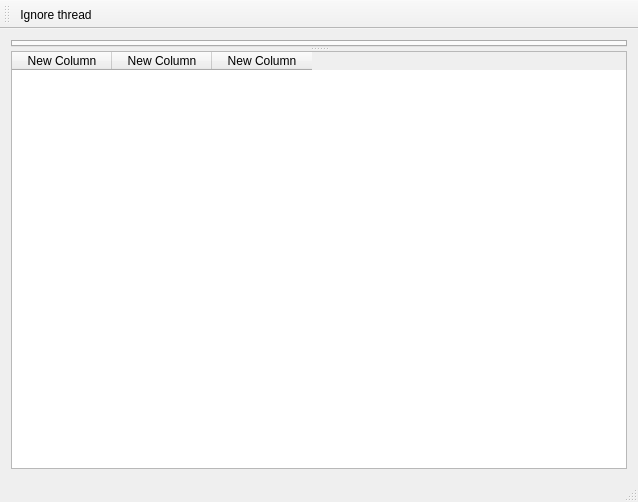
<?xml version="1.0" encoding="UTF-8"?>
<ui version="4.0">
 <class>MainWindow</class>
 <widget class="QMainWindow" name="MainWindow">
  <property name="geometry">
   <rect>
    <x>0</x>
    <y>0</y>
    <width>638</width>
    <height>502</height>
   </rect>
  </property>
  <property name="windowTitle">
   <string>MainWindow</string>
  </property>
  <widget class="QWidget" name="centralWidget">
   <layout class="QVBoxLayout" name="verticalLayout">
    <item>
     <widget class="QSplitter" name="splitter">
      <property name="orientation">
       <enum>Qt::Vertical</enum>
      </property>
      <widget class="QTabWidget" name="tabWidget">
       <property name="currentIndex">
        <number>-1</number>
       </property>
       <property name="tabsClosable">
        <bool>true</bool>
       </property>
       <property name="movable">
        <bool>true</bool>
       </property>
      </widget>
      <widget class="QTableWidget" name="tableWidget">
       <property name="editTriggers">
        <set>QAbstractItemView::NoEditTriggers</set>
       </property>
       <column>
        <property name="text">
         <string>New Column</string>
        </property>
       </column>
       <column>
        <property name="text">
         <string>New Column</string>
        </property>
       </column>
       <column>
        <property name="text">
         <string>New Column</string>
        </property>
       </column>
      </widget>
     </widget>
    </item>
   </layout>
  </widget>
  <widget class="QMenuBar" name="menuBar">
   <property name="geometry">
    <rect>
     <x>0</x>
     <y>0</y>
     <width>638</width>
     <height>25</height>
    </rect>
   </property>
  </widget>
  <widget class="QToolBar" name="mainToolBar">
   <attribute name="toolBarArea">
    <enum>TopToolBarArea</enum>
   </attribute>
   <attribute name="toolBarBreak">
    <bool>false</bool>
   </attribute>
   <addaction name="actionIgnoreThread"/>
  </widget>
  <widget class="QStatusBar" name="statusBar"/>
  <action name="actionIgnoreThread">
   <property name="text">
    <string>Ignore thread</string>
   </property>
  </action>
  <action name="actionIgnoreCurrentThread">
   <property name="text">
    <string>Ignore current thread</string>
   </property>
  </action>
 </widget>
 <layoutdefault spacing="6" margin="11"/>
 <resources/>
 <connections/>
</ui>
